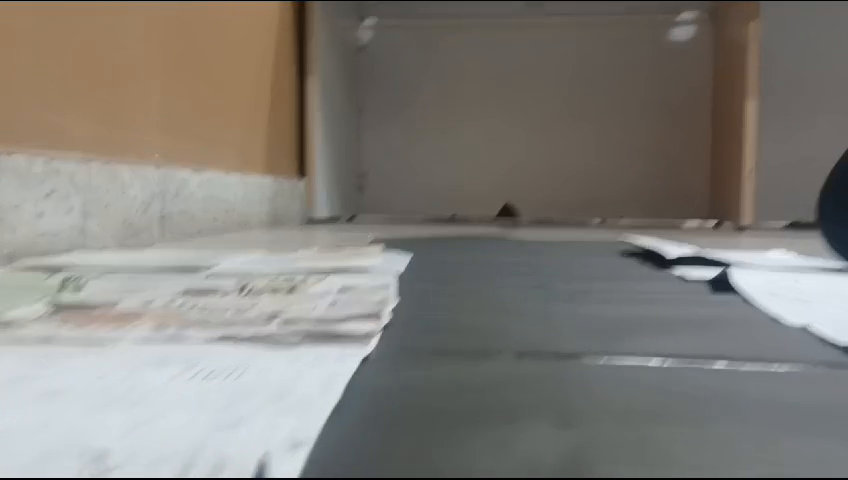
#> input picture frame 56 of Video/track_vdo_1.mp4, 848 x 480 px
$ python MotorModule.py
#> lines starting #> are read from the running program, lines starting #| are printed output that depends on the picture
import RPi.GPIO as GPIO
from time import sleep
import cv2

GPIO.setmode(GPIO.BCM)
GPIO.setwarnings(False)

# Servo class to control the servo motor based on angle
class Servo:
    def __init__(self, servo_pin):
        self.servo_pin = servo_pin
        GPIO.setup(self.servo_pin, GPIO.OUT)
        self.pwm = GPIO.PWM(self.servo_pin, 50)  # Set frequency to 50Hz
        self.pwm.start(0)  # Initialize with 0 duty cycle (off)

    def set_angle(self, angle):
        # Convert angle to duty cycle
        duty_cycle = 2.5 + (angle / 180.0) * 10  # Maps angle 0-180 to duty cycle 2.5-12.5
        self.pwm.ChangeDutyCycle(duty_cycle)
        sleep(0.3)  # Give time for the servo to reach the position

    def stop(self):
        self.pwm.ChangeDutyCycle(0)  # Stop sending signal to the servo


# Motor class remains unchanged but used alongside Servo class
class Motor:
    def __init__(self, EnaA, In1A, In2A, EnaB, In1B, In2B):
        self.EnaA = EnaA
        self.In1A = In1A
        self.In2A = In2A
        self.EnaB = EnaB
        self.In1B = In1B
        self.In2B = In2B

        GPIO.setup(self.EnaA, GPIO.OUT)
        GPIO.setup(self.In1A, GPIO.OUT)
        GPIO.setup(self.In2A, GPIO.OUT)
        GPIO.setup(self.EnaB, GPIO.OUT)
        GPIO.setup(self.In1B, GPIO.OUT)
        GPIO.setup(self.In2B, GPIO.OUT)

        self.pwmA = GPIO.PWM(self.EnaA, 100)
        self.pwmB = GPIO.PWM(self.EnaB, 100)
        self.pwmA.start(0)
        self.pwmB.start(0)
        self.mySpeed = 0

    def move(self, speed=0.5, turn=0, t=0):
        speed *= 100
        turn *= 70
        leftSpeed = speed - turn
        rightSpeed = speed + turn

        leftSpeed = max(-100, min(100, leftSpeed))
        rightSpeed = max(-100, min(100, rightSpeed))

        self.pwmA.ChangeDutyCycle(abs(leftSpeed))
        self.pwmB.ChangeDutyCycle(abs(rightSpeed))

        if leftSpeed > 0:
            GPIO.output(self.In1A, GPIO.HIGH)
            GPIO.output(self.In2A, GPIO.LOW)
        else:
            GPIO.output(self.In1A, GPIO.LOW)
            GPIO.output(self.In2A, GPIO.HIGH)

        if rightSpeed > 0:
            GPIO.output(self.In1B, GPIO.HIGH)
            GPIO.output(self.In2B, GPIO.LOW)
        else:
            GPIO.output(self.In1B, GPIO.LOW)
            GPIO.output(self.In2B, GPIO.HIGH)

        sleep(t)

    def stop(self, t=0):
        self.pwmA.ChangeDutyCycle(0)
        self.pwmB.ChangeDutyCycle(0)
        self.mySpeed = 0
        sleep(t)


# Webcam capture function
cap = cv2.VideoCapture('./Video/track_vdo_1.mp4')

def getImg(display=False, size=[480, 240]):
#> called with display = True
    _, img = cap.read()
#> img is the input picture: shape (480, 848, 3); mean B, G, R 121.6, 127.3, 130.5
    img = cv2.resize(img, (size[0], size[1]))
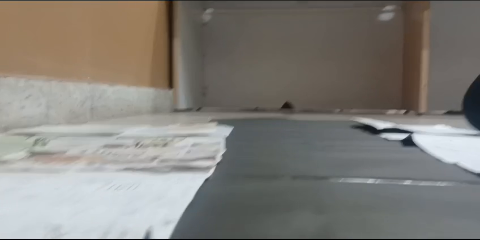
#> img: shape (240, 480, 3); mean B, G, R 121.6, 127.3, 130.5

    if display:
        cv2.imshow('IMG', img)
    return img


def main():
    motor = Motor(2, 3, 4, 17, 22, 27)  # Motor GPIO setup
    servo = Servo(18)  # Servo connected to GPIO 18

    # Test motor movement
    motor.move(0.5, 0, 2)
    motor.stop(2)

    # Test servo control by rotating to different angles
    angles = [0, 45, 90, 135, 180]
    for angle in angles:
        print(f"Setting servo to {angle} degrees")
        servo.set_angle(angle)
        sleep(1)

    # Return servo to 90 degrees
    servo.set_angle(90)
    servo.stop()


if __name__ == '__main__':
    main()

    while True:
        img = getImg(True)
        if cv2.waitKey(1) & 0xFF == ord('q'):
#> (key q is pressed here)
            break

cap.release()
cv2.destroyAllWindows()
GPIO.cleanup()


# [30 lines of commented-out code are left out]

$ run again, starting later in the video
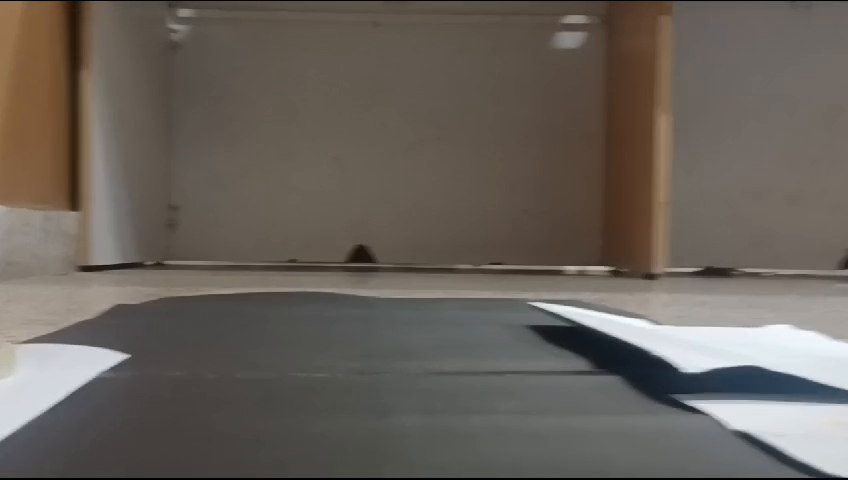
#> input picture frame 253 of Video/track_vdo_1.mp4, 848 x 480 px
#> in getImg, img is the input picture: shape (480, 848, 3); mean B, G, R 90.5, 97.4, 104.3
#> in getImg, `img = cv2.resize(img, (size[0], size[1]))`:
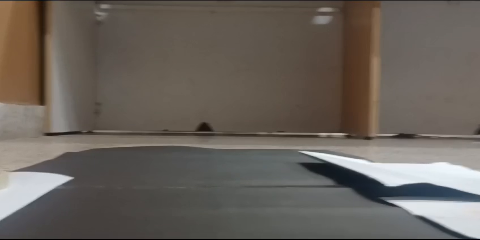
#> img: shape (240, 480, 3); mean B, G, R 90.6, 97.5, 104.4

$ run again, starting later in the video
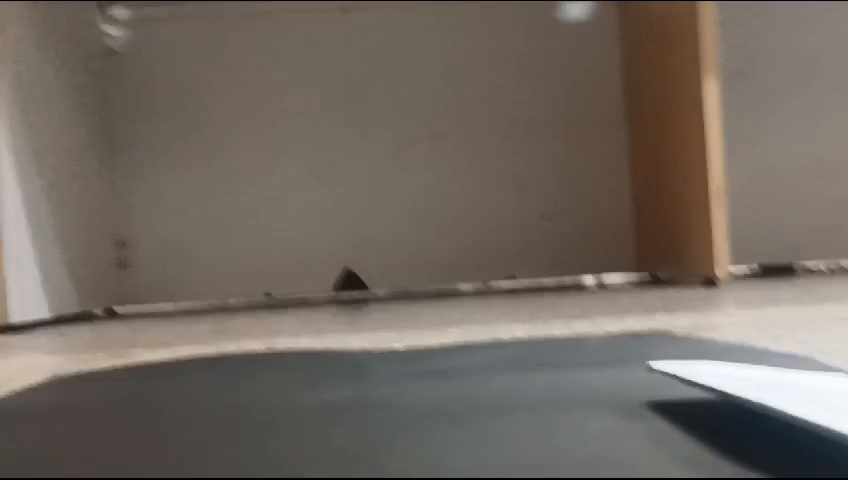
#> input picture frame 450 of Video/track_vdo_1.mp4, 848 x 480 px
#> in getImg, img is the input picture: shape (480, 848, 3); mean B, G, R 96.6, 104.8, 113.3
#> in getImg, `img = cv2.resize(img, (size[0], size[1]))`:
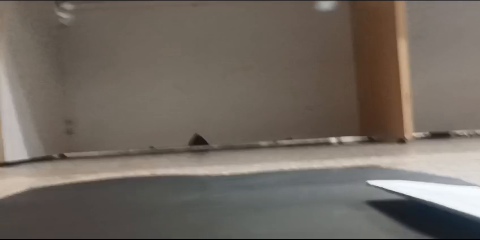
#> img: shape (240, 480, 3); mean B, G, R 96.6, 104.9, 113.3
